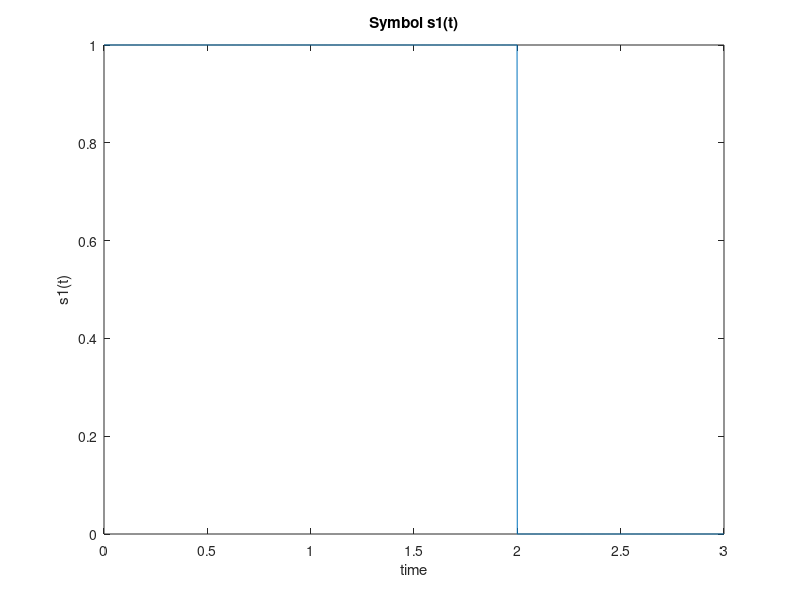
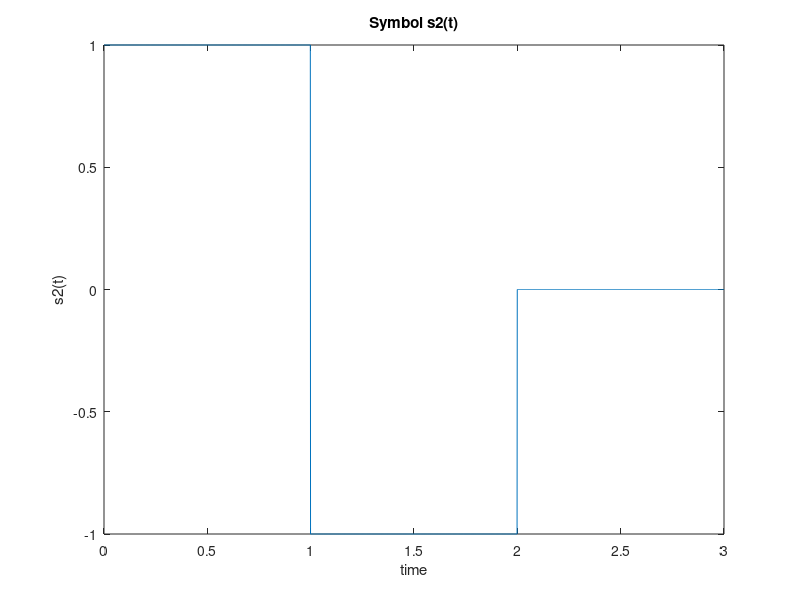
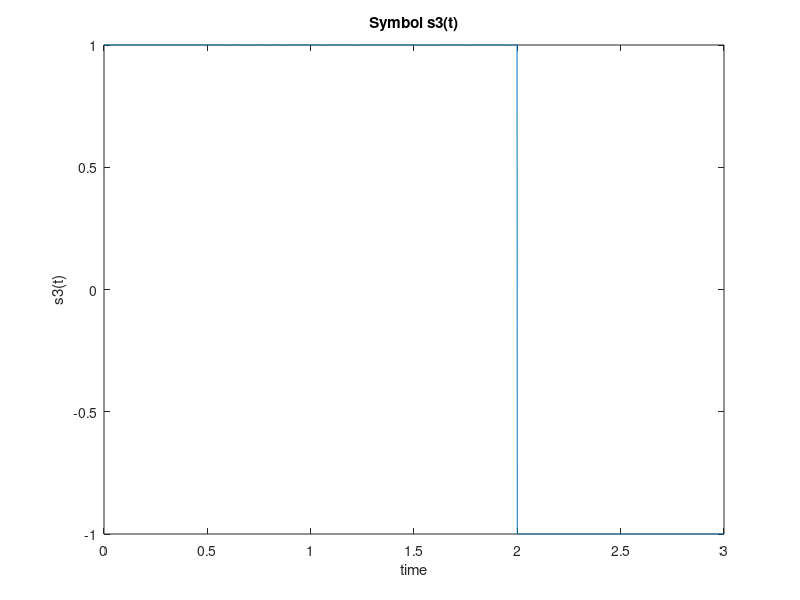
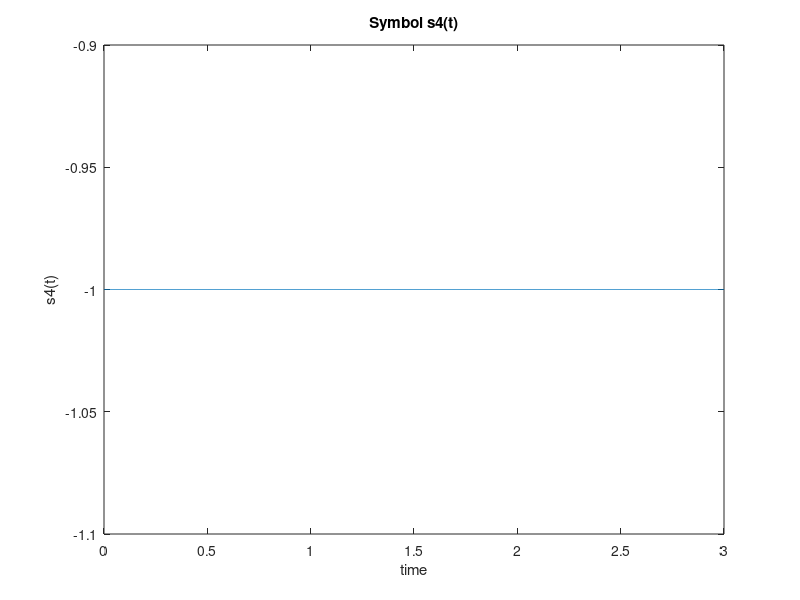

The MATLAB script that drew these images, in order:
clear all;
close all;
clc;
number=5;     % total transmission time (300s)/each signal duration (3s)

% randomly choose one of the four equiprobable signals
seedUsed = rng;

sampleRate = 1000;
% 1000 samples per second means 3000 samples per signal
time = linspace(0,3,3*sampleRate);
nsamples = length(time);

s1 = ones(1,nsamples);
s1(2*sampleRate:end) = 0;
figure();
plot(time,s1);
xlabel('time')
ylabel('s1(t)')
title('Symbol s1(t)')

s2 = ones(1,nsamples);
s2(1:sampleRate-1) = 1;
s2(sampleRate:(2*sampleRate)-1) = -1;
s2(2*sampleRate:end) = 0;
figure();
plot(time,s2);
xlabel('time')
ylabel('s2(t)')
title('Symbol s2(t)')

s3 = ones(1,nsamples);
s3(1:(2*sampleRate)-1) = 1;
s3(2*sampleRate:end) = -1;
figure();
plot(time,s3);
xlabel('time')
ylabel('s3(t)')
title('Symbol s3(t)')

s4 = -1*ones(1,nsamples);
figure();
plot(time,s4);
xlabel('time')
ylabel('s4(t)')
title('Symbol s4(t)')




% zero mean white Gaussian noise of variance 0.5 added
outputTotal = zeros(1, nsamples * number);
inputTotal = zeros(1, nsamples * number);
variance = 0.5;
for indexNumber = 1:number
    
    
    sdNoise = sqrt(variance);
    noiseArray = sdNoise.*randn(1,nsamples);
    nextSignal = randi(4);
    switch nextSignal
        case 1
            inputTotal(1+((indexNumber-1)*nsamples):indexNumber*nsamples) = s1;
            outputTotal(1+((indexNumber-1)*nsamples):indexNumber*nsamples) = s1 + noiseArray;
        case 2
                        inputTotal(1+((indexNumber-1)*nsamples):indexNumber*nsamples) = s2;
            outputTotal(1+((indexNumber-1)*nsamples):indexNumber*nsamples) = s2 + noiseArray;
        case 3
                        inputTotal(1+((indexNumber-1)*nsamples):indexNumber*nsamples) = s3;
            outputTotal(1+((indexNumber-1)*nsamples):indexNumber*nsamples) = s3 + noiseArray;
        case 4
                        inputTotal(1+((indexNumber-1)*nsamples):indexNumber*nsamples) = s4;
            outputTotal(1+((indexNumber-1)*nsamples):indexNumber*nsamples) = s4 + noiseArray;
    end
end
figure();
plot(inputTotal);
xlabel('time')
ylabel('symbols(t)')
title(['Symbols for',num2str(number)]);
figure();
plot(outputTotal);
xlabel('time')
ylabel('symbols(t)')
title(['Symbols for ',num2str(number), ' Variance ', num2str(variance) ]);


% Define the orthonormal functions {fm(t)}

% Integration to get observation vector (ov)

% Plot
